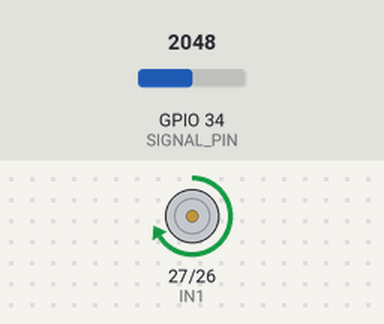
A sketch run on a simulated ESP32. Shown: motor-driver pin pairs drawn as motors (green arrow = first pin HIGH = forward, orange = second pin HIGH = backward, longer = more drive, scaled by the enable pin). Inputs (shaded band) come from the test bench; at power-on: GPIO 34 (SIGNAL_PIN) = 2048.

Above: at 0.07 s.
Timing chart, 0 to 3.0 s (numbered marks = the images above):
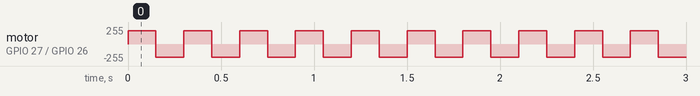

The sketch:

VFL.ino
```cpp
// تعريف مداخل ومخارج L298N
#define IN1 27     // متصل مع IN1 في L298N
#define IN2 26    // متصل مع IN2 في L298N
#define ENA 25    // تفعيل L298N (يمكنك تركه بدون تغيير)

// تعريف مدخل قراءة الإشارة من الترانزستور
#define SIGNAL_PIN 34  // متصل بالمجمع (Collector) للترانزستور

// تعريف المتغيرات
int signalValue = 0;  // لتخزين قراءة الإشارة
int threshold = 100;  // الحد الحساس للكشف عن المعادن

void setup() {
    Serial.begin(115200);  // تهيئة المنفذ التسلسلي

    // إعداد مداخل ومخارج L298N
    pinMode(IN1, OUTPUT);
    pinMode(IN2, OUTPUT);
    pinMode(ENA, OUTPUT);


    // إعداد مدخل ADC لقراءة الإشارة
    pinMode(SIGNAL_PIN, INPUT);
}

void loop() {

    digitalWrite(IN1, HIGH);
    digitalWrite(IN2, LOW);
    analogWrite(ENA, 200);
    delay(150);
    digitalWrite(IN1, LOW);
    digitalWrite(IN2, HIGH);
    analogWrite(ENA, 200);
    delay(150);
    // قراءة الإشارة القادمة من الترانزستور
    signalValue = analogRead(SIGNAL_PIN);
    /*for(int i = 0 ; i < 100; i++){
    // طباعة القيم للمتابعة
    Serial.print("Signal Value: ");
    Serial.println(signalValue);

    // الكشف عن وجود معدن
    if (signalValue > threshold) {
        Serial.println("⚡ معدن مكتشف!");
    }}*/

}
```

Measured:
- by itself, motor on GPIO 27 (IN1) / GPIO 26 (IN2): alternates forward 200/255 for 0.15 s and backward 200/255 for 0.15 s
